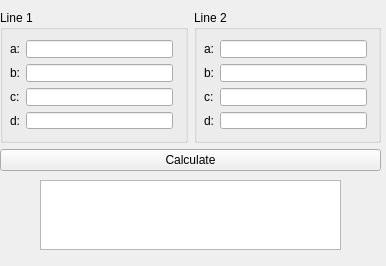
<?xml version="1.0" encoding="UTF-8"?>
<ui version="4.0">
 <class>quadraticInterceptWin</class>
 <widget class="QMainWindow" name="quadraticInterceptWin">
  <property name="geometry">
   <rect>
    <x>0</x>
    <y>0</y>
    <width>386</width>
    <height>266</height>
   </rect>
  </property>
  <property name="windowTitle">
   <string>Quadratic Intercept</string>
  </property>
  <widget class="QWidget" name="centralwidget">
   <widget class="QWidget" name="layoutWidget">
    <property name="geometry">
     <rect>
      <x>0</x>
      <y>10</y>
      <width>381</width>
      <height>161</height>
     </rect>
    </property>
    <layout class="QVBoxLayout" name="verticalLayout">
     <item>
      <layout class="QHBoxLayout" name="horizontalLayout">
       <item>
        <widget class="QGroupBox" name="groupBox">
         <property name="title">
          <string>Line 1</string>
         </property>
         <widget class="QWidget" name="layoutWidget">
          <property name="geometry">
           <rect>
            <x>10</x>
            <y>30</y>
            <width>163</width>
            <height>89</height>
           </rect>
          </property>
          <layout class="QGridLayout" name="gridLayout">
           <item row="0" column="0">
            <widget class="QLabel" name="label">
             <property name="text">
              <string>a:</string>
             </property>
            </widget>
           </item>
           <item row="0" column="1">
            <widget class="QLineEdit" name="line1aBox"/>
           </item>
           <item row="1" column="0">
            <widget class="QLabel" name="label_2">
             <property name="text">
              <string>b:</string>
             </property>
            </widget>
           </item>
           <item row="2" column="0">
            <widget class="QLabel" name="label_3">
             <property name="text">
              <string>c:</string>
             </property>
            </widget>
           </item>
           <item row="1" column="1">
            <widget class="QLineEdit" name="line1bBox"/>
           </item>
           <item row="2" column="1">
            <widget class="QLineEdit" name="line1cBox">
             <property name="text">
              <string/>
             </property>
            </widget>
           </item>
           <item row="3" column="1">
            <widget class="QLineEdit" name="line1cBox_2">
             <property name="text">
              <string/>
             </property>
            </widget>
           </item>
           <item row="3" column="0">
            <widget class="QLabel" name="label_7">
             <property name="text">
              <string>d:</string>
             </property>
            </widget>
           </item>
          </layout>
         </widget>
        </widget>
       </item>
       <item>
        <widget class="QGroupBox" name="groupBox_2">
         <property name="title">
          <string>Line 2</string>
         </property>
         <widget class="QWidget" name="layoutWidget">
          <property name="geometry">
           <rect>
            <x>10</x>
            <y>30</y>
            <width>163</width>
            <height>89</height>
           </rect>
          </property>
          <layout class="QGridLayout" name="gridLayout_2">
           <item row="1" column="1">
            <widget class="QLineEdit" name="line2bBox"/>
           </item>
           <item row="2" column="0">
            <widget class="QLabel" name="label_6">
             <property name="text">
              <string>c:</string>
             </property>
            </widget>
           </item>
           <item row="0" column="1">
            <widget class="QLineEdit" name="line2aBox"/>
           </item>
           <item row="2" column="1">
            <widget class="QLineEdit" name="line2cBox"/>
           </item>
           <item row="1" column="0">
            <widget class="QLabel" name="label_5">
             <property name="text">
              <string>b:</string>
             </property>
            </widget>
           </item>
           <item row="0" column="0">
            <widget class="QLabel" name="label_4">
             <property name="text">
              <string>a:</string>
             </property>
            </widget>
           </item>
           <item row="3" column="0">
            <widget class="QLabel" name="label_8">
             <property name="text">
              <string>d:</string>
             </property>
            </widget>
           </item>
           <item row="3" column="1">
            <widget class="QLineEdit" name="line1cBox_3">
             <property name="text">
              <string/>
             </property>
            </widget>
           </item>
          </layout>
         </widget>
        </widget>
       </item>
      </layout>
     </item>
     <item>
      <widget class="QPushButton" name="calcBtn">
       <property name="text">
        <string>Calculate</string>
       </property>
      </widget>
     </item>
    </layout>
   </widget>
   <widget class="QTextEdit" name="resultBox">
    <property name="geometry">
     <rect>
      <x>40</x>
      <y>180</y>
      <width>301</width>
      <height>70</height>
     </rect>
    </property>
    <property name="readOnly">
     <bool>true</bool>
    </property>
   </widget>
  </widget>
 </widget>
 <resources/>
 <connections/>
</ui>
